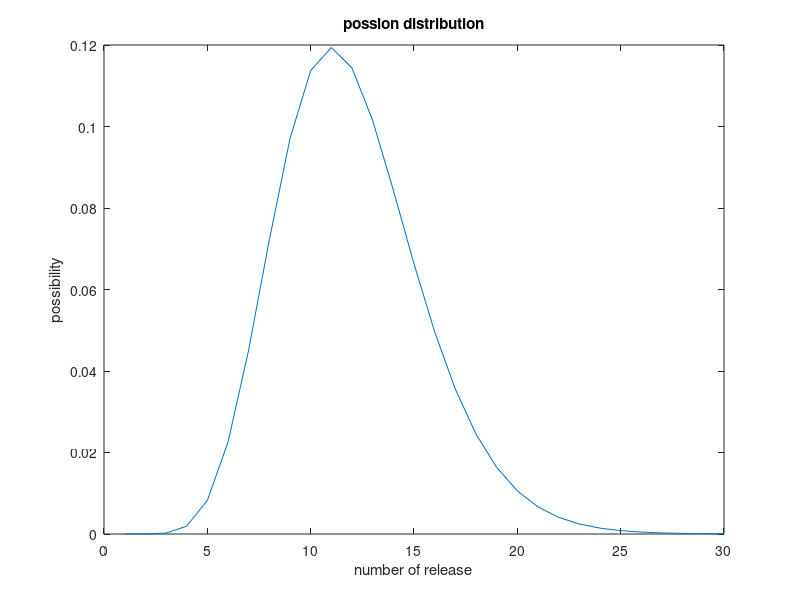

This figure's MATLAB source:
close all;
clc;
% Workshop Purposes: For a binomial distribution needs p and q values
p = 0.6; % success of trial
q = 1 - p; % failure of trial
%
n = 30; % the total number of trials
k = 0:n; % the trial number
lambda = 11;
%
prob_dist = poisspdf(lambda,k);
figure(3);
plot(k,prob_dist);

title('possion distribution');
xlabel('number of release'); ylabel('possibility');